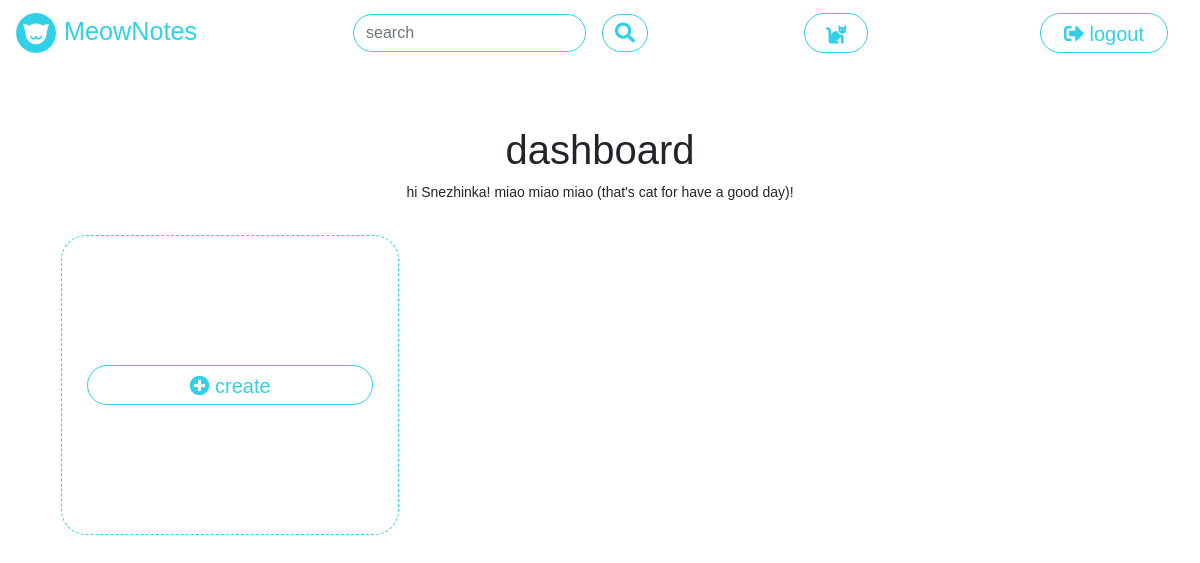
The page /dashboard (signed in) on the database as committed earlier.
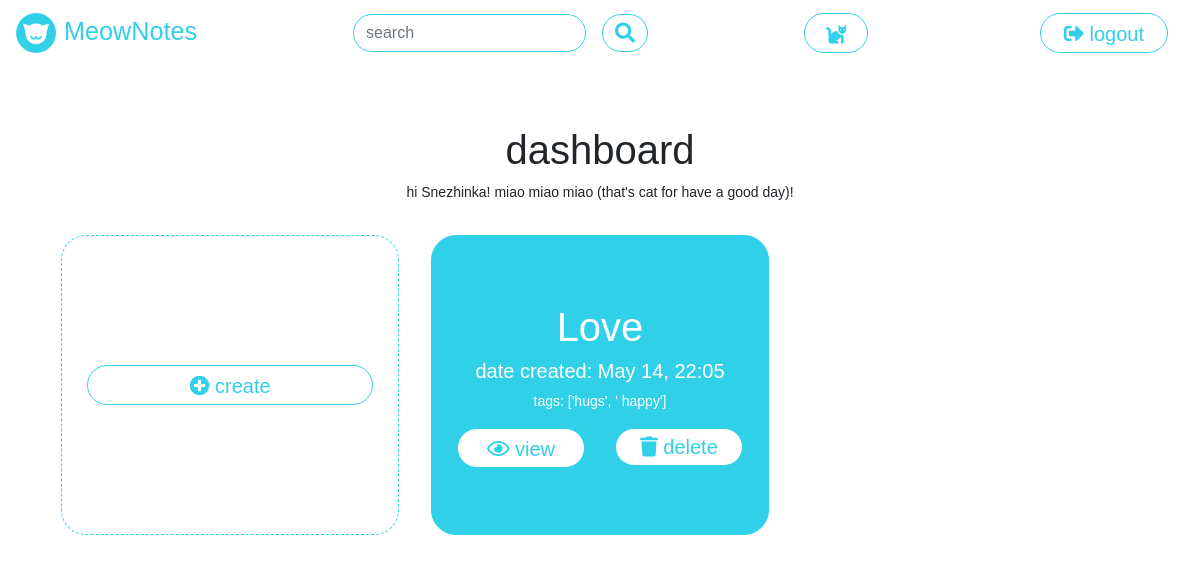
The same page on the database as committed later.
### tables this page shows
CREATE TABLE "notes" (
 "id" INTEGER UNIQUE,
 "uid" INTEGER NOT NULL,
 "date_created" TEXT NOT NULL,
 "title" TEXT NOT NULL,
 "tags" TEXT,
 "content" BLOB NOT NULL,
 PRIMARY KEY("id")
);

### meownotes/meowprint.py (the view)
@bp.route("/dashboard")
def dashboard():
    if g.uid:
        session_user = g.username
        uid = g.uid
        db_user_results = get_notes_by_user(uid)
        note_data = process_note_results(db_user_results)
        msg = create_welcome_message(session_user)
        return render_template("dashboard.html", msg=msg, menu_item="logout", data=note_data)
    return redirect("/")

### meownotes/dbquery.py (called while the page is built)
def get_db():
    print(current_app.config["DATABASE"])
    if "db" not in g:
        g.db = sqlite3.connect(
            current_app.config["DATABASE"],
            detect_types=sqlite3.PARSE_DECLTYPES
        )
        g.db.row_factory = sqlite3.Row
    return g.db

def execute_select(query):
    db = get_db()
    result = db.execute(query).fetchall()
    if DEBUG:
        print(result)
    return result

def get_user_by_name(username):
    query_input_items = [{"val": username, "cols": ["username"], "type": "exact", "condition": True}]
    query = prepare_query("GET_CONDITIONAL", "users", query_input_items)
    results = execute_select(query)
    return results

def get_id_by_user(username):
    db_res = get_user_by_name(username)
    db_user = parse_user(db_res[0])
    uid = db_user["uid"]
    return uid

def get_notes_by_user(uid):
    query_input_items = [{"val": uid, "cols": ["uid"], "type": "exact", "condition": True}]
    query = prepare_query("GET_CONDITIONAL", "notes", query_input_items)
    results = execute_select(query)
    return results

def parse_user(db_result):
    result = {
        "uid": db_result[0],
        "username": db_result[1],
        "password": db_result[2]
    }
    return result

def parse_note(db_note):
    real_date = dateutil.parser.parse(db_note[2])
    result = {
        "note_id": db_note[0],
        "uid": db_note[1],
        "date_created": db_note[2],
        "ui_date": real_date.strftime('%b %d, %H:%m'),
        "title": db_note[3],
        "tags": db_note[4].split(","),
        "content": db_note[5],
    }
    return result

def process_note_results(db_notes):
    parsed_notes = []
    for db_note in db_notes:
        parsed_notes.append(parse_note(db_note))
    parsed_notes.sort(key=operator.itemgetter('date_created'))
    return parsed_notes

### meownotes/meowprint.py (called while the page is built)
@bp.before_app_request
def check_user_logged_in():
    if session.get("username") is not None:
        g.username = session.get("username")
        g.uid = get_id_by_user(session.get("username"))
    else:
        g.uid = None

### meownotes/utils.py (called while the page is built)
def format_value_for_db(value, cols, paramtype):
    if type(value) == int or "id" in cols:
        result = str(value)
    elif paramtype == "contains":
        result = "'%" + value + "%'"
    else:
        result = "'" + value + "'"
    return result

### meownotes/templates/dashboard.html (shortened to what this page needs)
<!DOCTYPE html>
<html lang="en" dir="ltr">
{% extends "meownotes.html" %}
  {% block head %}
  {{ super() }}
  {% endblock %}
  {% block content %}
  <div class="content main">
    <div class="row">
      <div class="col my-auto text-center">
        <div class="my-auto">
          <h1>dashboard</h1>
          {{msg}}
        </div>
      </div>
    </div>
    <div class="row dash-notes-row align-items-center">
      <div class="col-4 text-center dash-notes-col my-auto">
        <div class="dashboard-note-prompt card">
          <div class="card-contents my-auto">
            <div class="row">
              <div class="col">
                <div class="meownotes-button meownotes-link my-auto meownotes-go-accent">
                  <span class="align-middle">
                    <a href="{{ url_for('meownotes.create') }}">
                      <i class="fas fa-plus-circle"></i> create
                    </a>
                  </span>
                </div>
              </div>
            </div>
          </div>
        </div>
      </div>
      {% for note in data %}
      <div class="col-4 text-center dash-notes-col my-auto">
        <div class="dashboard-note card">
          <div class="card-contents my-auto">
            <div class="row">
              <div class="col">
                <h1>{{ note['title'] }}</h1>
              </div>
            </div>
            <div class="row">
              <div class="col">
                <h5>date created: {{ note['ui_date'] }}</h5>
              </div>
            </div>
            <div class="row">
              <div class="col">
                <p>tags: {{ note['tags'] }}</p>
              </div>
            </div>
            <div class="row">
              <div class="col-6">
                <div class="meownotes-button meownotes-link my-auto meownotes-go-accent">
                  <span class="align-middle">
                    <a href="{{ url_for('meownotes.view', id=note['note_id']) }}"><i class="far fa-eye"></i> view</a>
                  </span>
                </div>
              </div>
              <div class="col-6">
                <form method="POST" action="/delete">
                  <button class="meownotes-button meownotes-link btn btn-med btn-primary btn-block meownotes-bg-warning"
                    type="submit"><i class="fas fa-trash"></i> delete</button>
                </form>
              </div>
            </div>
          </div>
        </div>
      </div>
      {% endfor %}
    </div>
  </div>
  {% endblock %}

### meownotes/templates/meownotes.html (shortened to what this page needs)
<!DOCTYPE html>
<html lang="en" dir="ltr">
<head>
    {% block head %}
    <link rel="stylesheet" href="{{ url_for('static', filename='css/fonts.css') }}">
    <link rel="stylesheet" href="{{ url_for('static', filename='css/bootstrap-4.3.1/bootstrap.min.css') }}">
    <link rel="stylesheet" href="{{ url_for('static', filename='css/main.css') }}">
    <link rel="stylesheet" href="https://use.fontawesome.com/releases/v5.8.1/css/all.css"
>
    {% endblock %}
</head>
<body>
    <nav class="navbar navbar-dark bg-dark">
        <a class="navbar-brand app-title" href="{{ url_for('meownotes.dashboard') }}"><img
                src="{{ url_for('static', filename='img/logo.png') }}"
                style="max-width:40px;margin-right:0.5rem;">MeowNotes</a>
        {% if menu_item == 'logout' %}
        <form method="POST" action="/search">
            <div class="input-group">
                <input type="text" id="search" name="search" class="form-control mr-1 meownotes-input"
                    placeholder="search" required="">
                <span class="input-group-btn">
                    <button class="meownotes-button btn btn-med btn-primary btn-block" type="submit" data-toggle="tooltip" title="search for a note"><i class="fas fa-search"></i>
                    </button>
                </span>
            </div>
        </form>
        {% endif %}
        <div class="meownotes-button meownotes-link"
            style="width:4rem;line-height:1.2;margin-left:1rem;margin-right:1rem;">
            <span class="align-middle">
                <a href="{{ url_for('meownotes.cat') }}" data-toggle="tooltip" title="view a cat!"><i class="fas fa-cat"></i></a>
            </span>
        </div>
        <div class="meownotes-button meownotes-link"
            style="width:8rem;line-height:1.2;margin-left:1rem;margin-right:1rem;">
            <span class="align-middle">
                {% if menu_item == 'logout' %}
                <a href="{{ url_for('meownotes.logout') }}"><i class="fas fa-sign-out-alt"></i> {{menu_item}}</a>
                {% else %}
                <a href="{{ url_for('meownotes.landing') }}"><i class="fas fa-sign-in-alt"></i> {{menu_item}}</a>
                {% endif %}
            </span>
        </div>
    </nav>
    {% block content %}
    {% endblock %}
</body>
</html>

### meownotes/static/css/main.css (style rules this page uses)
body { font-family: "Montserrat", sans-serif; font-size: 14px; }
a { text-decoration: none !important; }
h1 { font-weight: 500; }
:root { --meownotes-blue: #30D1E8; --meownotes-light: #FFFFFF; --meownotes-yellow: #FFB20F; --meownotes-red: #EA526F; }
.mr-1 { margin-right: 1rem !important; }
.navbar.navbar-dark.bg-dark, .navbar .navbar-brand { background-color: var(--meownotes-light) !important; color: var(--meownotes-blue) !important; }
.app-title { font-weight: 300; font-size: 180%; }
.meownotes-input { border-radius: 25px !important; border: 1px solid var(--meownotes-blue); line-height: 1.2; }
.meownotes-button { line-height: 1.2; font-size: 1.25rem; text-align: center; padding: .375rem .75rem; border-radius: 25px !important; background-color: var(--meownotes-light); color: var(--meownotes-blue); border: 1px solid var(--meownotes-blue); }
.meownotes-link { padding: .375rem .75rem; width: 100%; margin: auto; display: inline-table; }
.meownotes-link>span, .meownotes-link>span>a { color: var(--meownotes-blue); }
.main { padding: 60px; height: calc(100vh - 56px); }
.dash-notes-row { height: 100%; }
.dash-notes-col { padding: 1rem; margin-top: 1rem !important; }
.dash-notes-col { height: 325px; }
.dashboard-note-prompt, .dashboard-note { height: 300px; border-radius: 25px; padding-left: 25px; padding-right: 25px; }
.dashboard-note-prompt { background-color: #ffffff; border: 1px dashed #30D1E8; color: #30D1E8; }
.dashboard-note { background-color: #30D1E8; border: 1px solid #30D1E8; color: #ffffff; }

Rows that differ between the two databases and show on the page:
added notes: title "Love", ui_date "May 14, 22:05", tags "['hugs', ' happy']"
